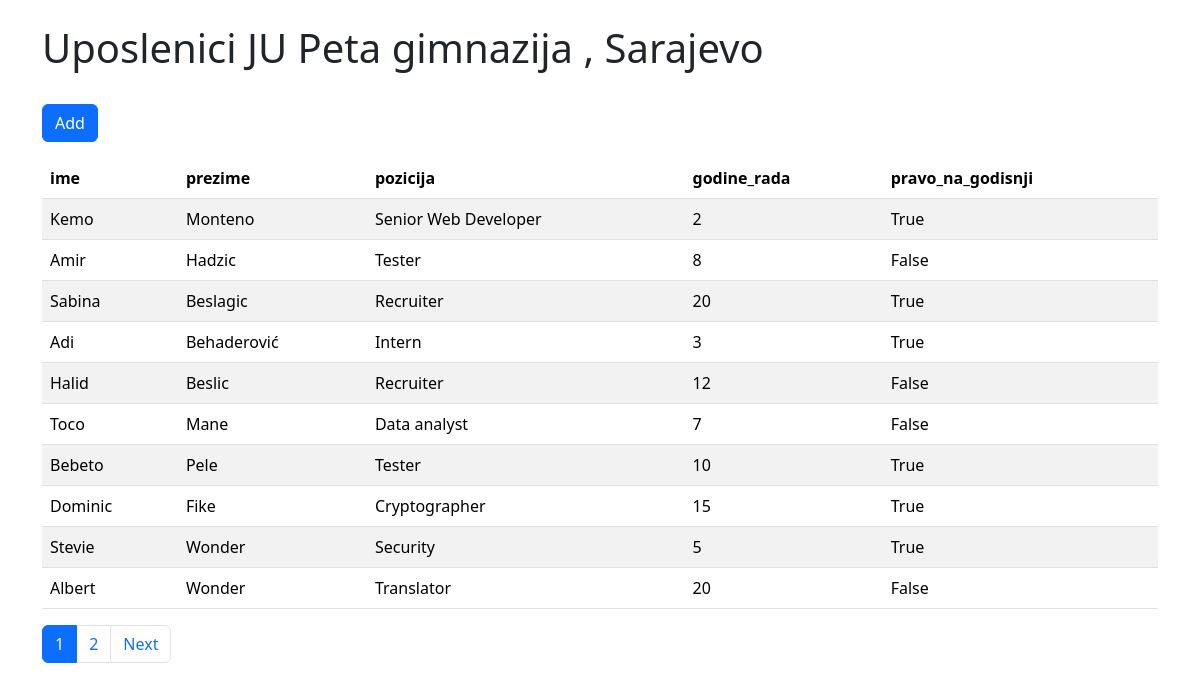
Screenshot of /uposlenici/ with the database file from the repository.
### UposleniciSkole/models.py (models this page shows, shortened)
class Uposlenik(models.Model):
    ime = models.CharField(max_length= 100)
    prezime = models.CharField(max_length= 100)
    pozicija = models.CharField(max_length= 100)
    godine_rada = models.IntegerField()
    pravo_na_godisnji = models.BooleanField(default=False)

### UposleniciSkole/views.py (the view)
# urls.py: path("uposlenici/", views.lista_objekata, {"tip": "uposlenici"}, name="lista_uposlenika"),
def lista_objekata(request, tip):
    if tip == "uposlenici":
        model = Uposlenik
        delete_url = "obrisi_uposlenika"
        template = "radnici/lista_uposlenika.html"
    elif tip == "ucenici":
        model = Ucenik
        delete_url = None   # za sad nemamo obrisi_ucenika
        template = "radnici/lista_ucenika.html"
    else:
        return render(request, "404.html")
    queryset = model.objects.all().order_by("id")
    paginator = Paginator(queryset, 10)
    page_number = request.GET.get("page")
    page_obj = paginator.get_page(page_number)
    varijable = [field.name for field in model._meta.get_fields()]
    vrijednosti = []
    for obj in page_obj:
        vrijednosti.append([getattr(obj, field) for field in varijable if field != "id"])
    return render(request,template, {
        "tip": tip,
        "varijable": [field for field in varijable if field != "id"],
        "vrijednosti": vrijednosti,
        "page_obj": page_obj,
        "delete_url": delete_url,
    })

### UposleniciSkole/templates/radnici/lista_uposlenika.html (shortened to what this page needs)
<!DOCTYPE html>
<html lang="en">
<head>
    <link href="https://cdn.jsdelivr.net/npm/bootstrap@5.3.2/dist/css/bootstrap.min.css" rel="stylesheet">
</head>
<body class="container mt-4">
<h1>Uposlenici JU Peta gimnazija , Sarajevo</h1>
<br>
<a href="{% url 'dodaj_uposlenika' %}" class="btn btn-primary mb-3">Add</a>
<table class="table table-striped">
    <thead>
        <tr>
          {% for varijabla in varijable %}
          <th>{{ varijabla }}</th>
        {% endfor %}
        </tr>
    </thead>
    <tbody>
      {% for red in vrijednosti %}
            <tr>
                {% for vrijednost in red %}
                    <td>{{ vrijednost }}</td>
                {% endfor %}
            </tr>
        {% endfor %}
    </tbody>
</table>
<nav>
  <ul class="pagination">
    {% for num in page_obj.paginator.page_range %}
      <li class="page-item {% if page_obj.number == num %}active{% endif %}">
        <a class="page-link" href="?page={{ num }}">{{ num }}</a>
      </li>
    {% endfor %}
    {% if page_obj.has_next %}
      <li class="page-item"><a class="page-link" href="?page={{ page_obj.next_page_number }}">Next</a></li>
    {% endif %}
  </ul>
</nav>
</body>
</html>

### rows the page displays
Uposlenik: red "Kemo" "Monteno" "Senior Web Developer"
Uposlenik: red "Amir" "Hadzic" "Tester"
Uposlenik: red "Sabina" "Beslagic" "Recruiter"
Uposlenik: red "Adi" "Behaderović" "Intern"
Uposlenik: red "Halid" "Beslic" "Recruiter"
Uposlenik: red "Toco" "Mane" "Data analyst"
Uposlenik: red "Bebeto" "Pele" "Tester"
Uposlenik: red "Dominic" "Fike" "Cryptographer"
Uposlenik: red "Stevie" "Wonder" "Security"
Uposlenik: red "Albert" "Wonder" "Translator"

### other values shown
{{ varijabla }} "ime" "prezime" "pozicija" "godine_rada" "pravo_na_godisnji"
{{ vrijednost }} "2" "True" "8" "False" "20" "True" "3" "True" "12" "False" "7" "False" "10" "True" "15" "True" "5" "True" "20" "False"
{{ num }} "1" "2"
